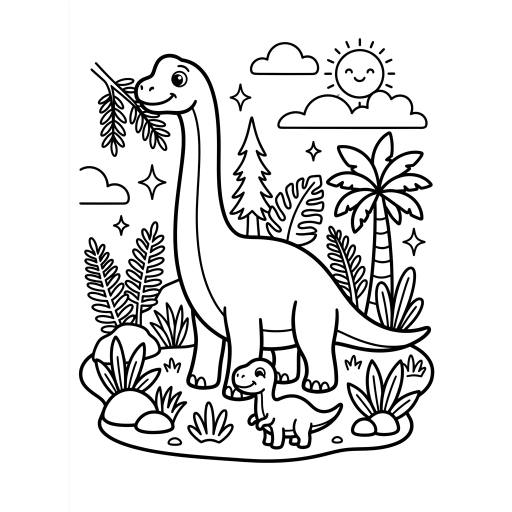
#> input picture Author 2/book6/raw2/page_04.png, 1024 x 1024 px, given in place of page_01.png, which was not available (shown at 1/2 size)
$ python check_sources.py
#> lines starting #> are read from the running program, lines starting #| are printed output that depends on the picture; after the words box and inside, x2 and y2 are one past the last pixel; in counts of white or black regions, pixels touching at a corner belong together; pictures that were not available may be replaced by others from this repository, and a replacement may not be noted
# -*- coding: utf-8 -*-
# Book 6 (from book5): extra source checks the batch audit misses (run after every generation).
#   EDGE  ink within 8 px of any source edge (left/right too; the canvas audit only sees top/bottom)
#   GREY  grey paper background (photo-of-a-page renders): >15% of pixels mid-grey
# Usage: py check_sources.py [page_NN ...]
import os, sys
import numpy as np
from PIL import Image

HERE = os.path.dirname(os.path.abspath(__file__))
keys = sys.argv[1:] or ["page_%02d" % i for i in range(1, 51)]
bad = 0
for k in keys:
    g = np.asarray(Image.open(os.path.join(HERE, "raw2", k + ".png")).convert("L"))
#> g is the input picture: shape (1024, 1024); min 0, max 255, mean 224.8
    ink = g < 128
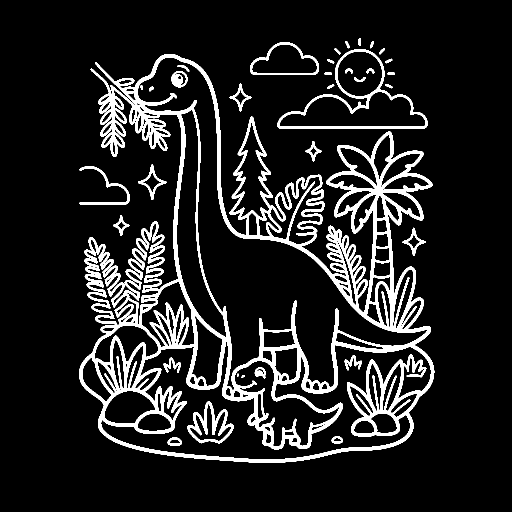
#> ink: shape (1024, 1024) bool (shown at 1/2 size); 11.9% white; 35 white regions (1 under 20 px), largest, box (x1, y1, x2, y2) and area: (158, 108, 869, 926) 108572, (555, 98, 855, 258) 4790, (375, 803, 467, 887) 2344
    m = 8
    e = {"T": ink[:m].sum(), "B": ink[-m:].sum(), "L": ink[:, :m].sum(), "R": ink[:, -m:].sum()}
#> e = {'T': 0, 'B': 0, 'L': 0, 'R': 0}
    flags = ["EDGE %s %d" % (s, v) for s, v in e.items() if v > 20]
#> flags = []
    grey = ((g > 150) & (g < 240)).mean()
#> grey = 0.0173
    if grey > 0.15:
        flags.append("GREY %.0f%%" % (grey * 100))
    if flags:
        bad += 1
        print(k, ", ".join(flags))
#> pass 2 of the loop `for k in keys:`:
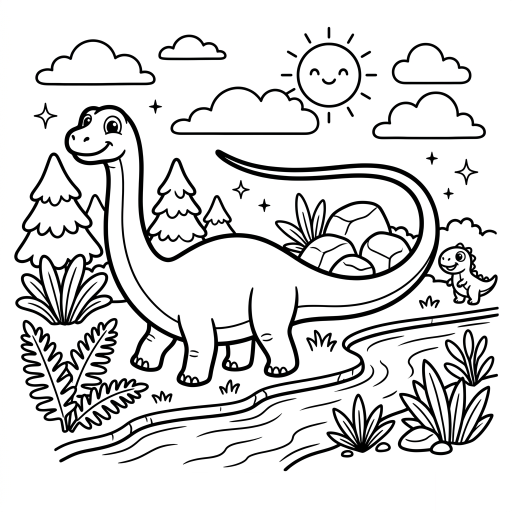
#> input picture Author 2/book6/raw2/page_09.png, 1024 x 1024 px, given in place of page_02.png, which was not available (shown at 1/2 size)
#> `ink = g < 128`:
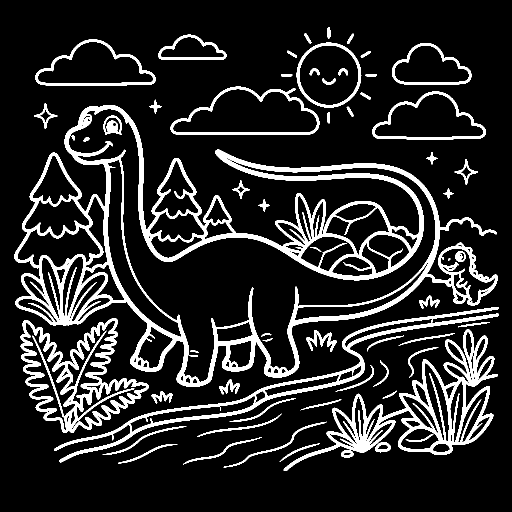
#> ink: shape (1024, 1024) bool (shown at 1/2 size); 14.2% white; 65 white regions (3 under 20 px), largest, box (x1, y1, x2, y2) and area: (29, 210, 995, 774) 72194, (567, 659, 996, 942) 19541, (41, 636, 298, 866) 14949
#> grey = 0.0209
#> (the run stopped early here; a loop or call above may not have finished)
